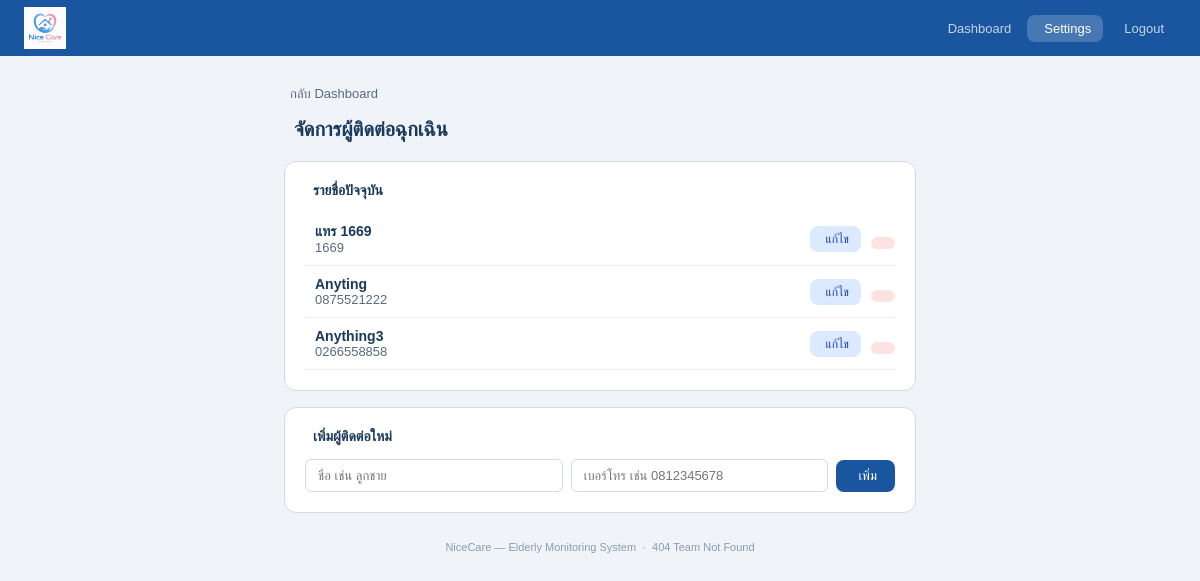
The app's page /settings, older data.
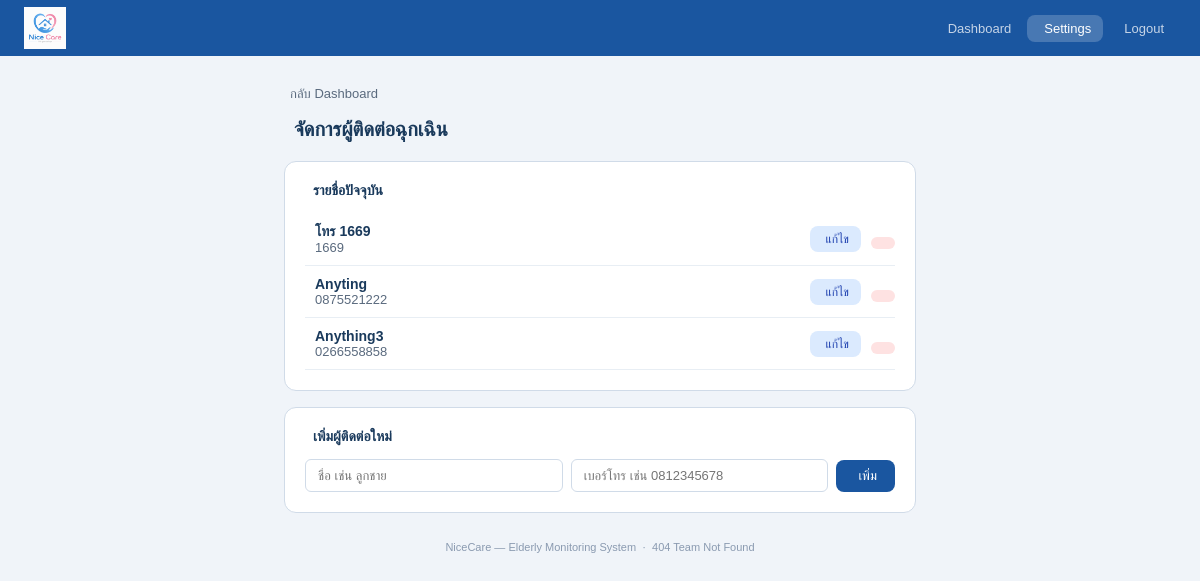
The same page, newer data.
### tables this page shows
CREATE TABLE contacts(
        id INTEGER PRIMARY KEY AUTOINCREMENT,
        name TEXT NOT NULL,
        phone TEXT NOT NULL
    );

### backend/app.py (the view)
@app.route("/settings")
def settings():
    contacts = get_contacts()
    return render_template("settings.html", contacts=contacts)

### backend/app.py (called while the page is built)
def get_contacts():
    conn = sqlite3.connect('users.db')
    c = conn.cursor()
    c.execute("SELECT id, name, phone FROM contacts ORDER BY id")
    rows = [{"id": r[0], "name": r[1], "phone": r[2]} for r in c.fetchall()]
    conn.close()
    return rows

### frontend/templates/settings.html (shortened to what this page needs)
<!DOCTYPE html>
<html lang="th">
<head>
    <link rel="stylesheet" href="https://cdn.jsdelivr.net/npm/@tabler/icons-webfont@latest/tabler-icons.min.css">
</head>
<body>
<nav class="nc-nav">
    <a class="nc-logo" href="/dashboard">
        <img src="{{ url_for('static', filename='logo.png') }}" alt="NiceCare">
    </a>
    <div class="nc-nav-links">
        <a class="nc-nav-link" href="/dashboard"> Dashboard</a>
        <a class="nc-nav-link active" href="/settings"> Settings</a>
        <a class="nc-nav-link" href="/logout"> Logout</a>
    </div>
</nav>
<div class="nc-body">
    <a class="nc-back" href="/dashboard"> กลับ Dashboard</a>
    <div class="nc-page-title">
         จัดการผู้ติดต่อฉุกเฉิน
    </div>
    <div class="nc-card">
        <div class="nc-card-title"> รายชื่อปัจจุบัน</div>
        {% for c in contacts %}
        <div class="nc-contact-row" id="row-{{ c.id }}">
            <div class="nc-contact-info">
                <div class="nc-contact-name">{{ c.name }}</div>
                <div class="nc-contact-phone"> {{ c.phone }}</div>
            </div>
            <button class="nc-btn nc-btn-edit" onclick="toggleEdit({{ c.id }})">
                 แก้ไข
            </button>
            <form method="POST" action="/contacts/delete/{{ c.id }}" style="display:inline;"
                  onsubmit="return confirm('ลบ {{ c.name }} ออกจากรายชื่อ?')">
                <button class="nc-btn nc-btn-del" type="submit">
                </button>
            </form>
        </div>
        {% endfor %}
    </div>
    <div class="nc-card">
        <div class="nc-card-title"> เพิ่มผู้ติดต่อใหม่</div>
        <form method="POST" action="/contacts/add">
            <div class="nc-add-form">
                <input type="text" name="name"  placeholder="ชื่อ เช่น ลูกชาย" required>
                <input type="tel"  name="phone" placeholder="เบอร์โทร เช่น 0812345678" required>
                <button type="submit" class="nc-btn nc-btn-save">
                     เพิ่ม
                </button>
            </div>
        </form>
    </div>
    <p class="nc-footer">NiceCare — Elderly Monitoring System &nbsp;·&nbsp; 404 Team Not Found</p>
</div>
</body>
</html>

### frontend/templates/settings.html (style rules this page uses)
* { box-sizing: border-box; margin: 0; padding: 0; }
body { font-family: Arial, sans-serif; background: #f0f4f9; min-height: 100vh; }
.nc-nav { background: #1a56a0; padding: 0 24px; display: flex; align-items: center; justify-content: space-between; height: 56px; position: sticky; top: 0; z-index: 100; }
.nc-logo { color: #fff; font-size: 18px; font-weight: bold; display: flex; align-items: center; gap: 8px; text-decoration: none; }
.nc-logo img { height: 42px; width: auto; }
.nc-nav-links { display: flex; gap: 4px; }
.nc-nav-link { color: rgba(255,255,255,0.75); font-size: 13px; padding: 6px 12px; border-radius: 8px; text-decoration: none; display: flex; align-items: center; gap: 5px; }
.nc-nav-link.active { background: rgba(255,255,255,0.2); color: #fff; }
.nc-body { padding: 24px; max-width: 680px; margin: 0 auto; }
.nc-page-title { font-size: 20px; font-weight: bold; color: #1a3a5c; margin-bottom: 20px; display: flex; align-items: center; gap: 10px; }
.nc-card { background: #fff; border: 0.5px solid #d0dbe8; border-radius: 12px; padding: 20px; margin-bottom: 16px; }
.nc-card-title { font-size: 14px; font-weight: bold; color: #1a3a5c; margin-bottom: 14px; display: flex; align-items: center; gap: 8px; }
.nc-contact-row { display: flex; align-items: center; gap: 10px; padding: 10px 0; border-bottom: 0.5px solid #e8eef4; }
.nc-contact-info { flex: 1; }
.nc-contact-name { font-size: 14px; color: #1a3a5c; font-weight: bold; }
.nc-contact-phone { font-size: 13px; color: #5a6a7e; }
.nc-btn { border: none; border-radius: 8px; padding: 6px 12px; font-size: 12px; cursor: pointer; display: inline-flex; align-items: center; gap: 4px; }
.nc-btn-edit { background: #dbeafe; color: #1e40af; }
.nc-btn-del { background: #fee2e2; color: #991b1b; }
.nc-btn-save { background: #1a56a0; color: #fff; padding: 8px 18px; font-size: 13px; }
.nc-add-form { display: flex; gap: 8px; flex-wrap: wrap; align-items: center; margin-top: 4px; }
.nc-add-form input { border: 0.5px solid #d0dbe8; border-radius: 6px; padding: 8px 12px; font-size: 13px; flex: 1; min-width: 120px; }
.nc-back { display: inline-flex; align-items: center; gap: 6px; color: #5a6a7e; font-size: 13px; text-decoration: none; margin-bottom: 16px; }
.nc-footer { font-size: 11px; color: #8a9ab0; text-align: center; padding: 12px 0 24px; }

Row changes from the older to the newer data that the page shows:
changed contacts: name "แทร 1669" → "โทร 1669"
